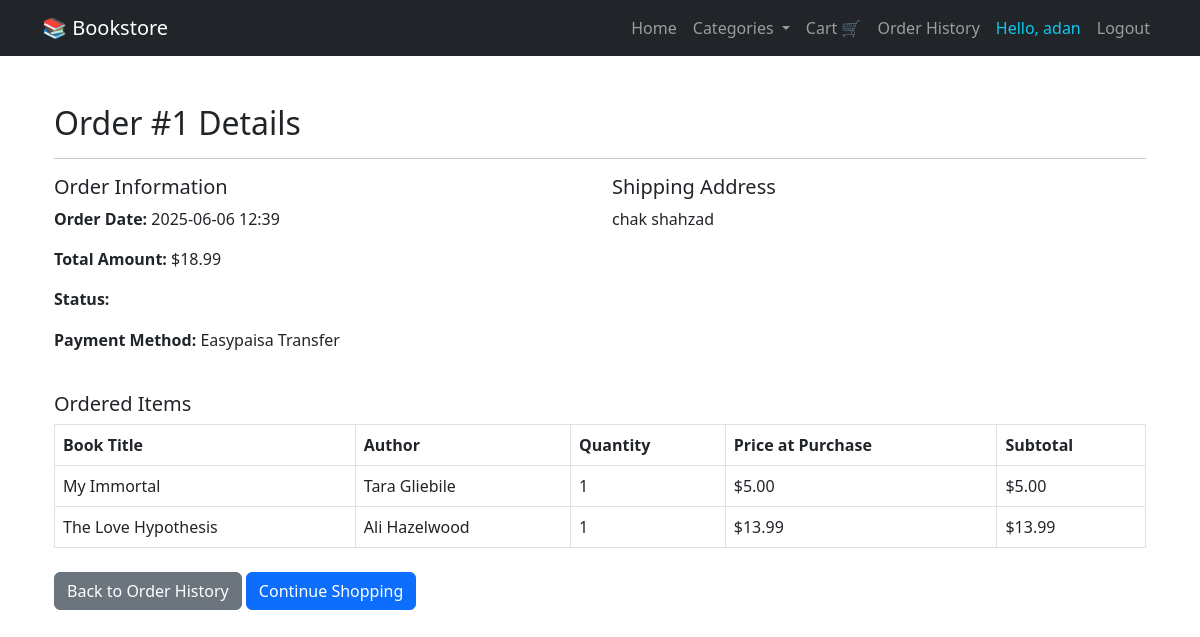
Screenshot of /order_details/1 (signed in) with the database file from the repository.
### app/models.py (models this page shows, shortened)
class User(db.Model, UserMixin):
    id = db.Column(db.Integer, primary_key=True)
    username = db.Column(db.String(150), nullable=False, unique=True)
    email = db.Column(db.String(150), nullable=False, unique=True)
    password = db.Column(db.String(150), nullable=False)
    is_admin = db.Column(db.Boolean, default=False)
    cart_items = db.relationship('CartItem', backref='user', lazy=True)
    orders = db.relationship('Order', backref='user', lazy=True)
    reviews = db.relationship('Review', backref='user', lazy=True)

class Order(db.Model):
    id = db.Column(db.Integer, primary_key=True)
    user_id = db.Column(db.Integer, db.ForeignKey('user.id'), nullable=False)
    order_date = db.Column(db.DateTime, nullable=False, default=datetime.utcnow)
    total_amount = db.Column(db.Float, nullable=False)
    status = db.Column(db.String(50), nullable=False, default='pending')
    shipping_address = db.Column(db.Text, nullable=False)
    payment_method = db.Column(db.String(50), nullable=False) # e.g., 'cash_on_delivery', 'easypaisa_transfer'
    items = db.relationship('OrderItem', backref='order', lazy=True)

class OrderItem(db.Model):
    id = db.Column(db.Integer, primary_key=True)
    order_id = db.Column(db.Integer, db.ForeignKey('order.id'), nullable=False)
    book_id = db.Column(db.Integer, db.ForeignKey('book.id'), nullable=False)
    quantity = db.Column(db.Integer, nullable=False)
    price_at_purchase = db.Column(db.Float, nullable=False)

class Book(db.Model):
    id = db.Column(db.Integer, primary_key=True)
    title = db.Column(db.String(100), nullable=False)
    author = db.Column(db.String(100))
    genre = db.Column(db.String(50))
    price = db.Column(db.Float)
    cart_items = db.relationship('CartItem', backref='book', lazy=True)
    order_items = db.relationship('OrderItem', backref='book', lazy=True)
    reviews = db.relationship('Review', backref='book', lazy=True)

### app/routes.py (the view)
@main.route("/order_details/<int:order_id>")
@login_required
def order_details(order_id):
    order = Order.query.get_or_404(order_id)
    if order.user_id != current_user.id:
        flash('You do not have permission to view this order.', 'danger')
        return redirect(url_for('main.order_history'))
    order_items = OrderItem.query.filter_by(order_id=order.id).all()
    return render_template('order_details.html', title=f'Order #{order.id} Details', order=order, order_items=order_items)

### app/__init__.py (called while the page is built)
def create_app():
    app = Flask(__name__)
    app.config.from_object('config.Config')
    db.init_app(app)
    login_manager.init_app(app)
    bcrypt.init_app(app)
    migrate.init_app(app, db)  # <-- initialize migrate with app and db
    login_manager.login_view = 'auth.login'
    login_manager.login_message_category = 'info'
    from .routes import main
    app.register_blueprint(main)
    from app.models import User  # import User model for login_manager
    @login_manager.user_loader
    def load_user(user_id):
        return User.query.get(int(user_id))
    return app

### app/templates/order_details.html
{% extends "base.html" %}
{% block content %}
    <div class="container mt-5">
        <h2>Order #{{ order.id }} Details</h2>
        <hr>
        <div class="row mb-4">
            <div class="col-md-6">
                <h5>Order Information</h5>
                <p><strong>Order Date:</strong> {{ order.order_date.strftime('%Y-%m-%d %H:%M') }}</p>
                <p><strong>Total Amount:</strong> ${{ "%.2f"|format(order.total_amount) }}</p>
                <p><strong>Status:</strong> <span class="badge badge-{{ 'success' if order.status == 'completed' else 'warning' if order.status == 'pending' else 'info' }}">{{ order.status | replace('_', ' ') | title }}</span></p>
                <p><strong>Payment Method:</strong> {{ order.payment_method | replace('_', ' ') | title }}</p>
            </div>
            <div class="col-md-6">
                <h5>Shipping Address</h5>
                <p>{{ order.shipping_address }}</p>
            </div>
        </div>
        <h5>Ordered Items</h5>
        {% if order_items %}
            <table class="table table-bordered">
                <thead>
                    <tr>
                        <th>Book Title</th>
                        <th>Author</th>
                        <th>Quantity</th>
                        <th>Price at Purchase</th>
                        <th>Subtotal</th>
                    </tr>
                </thead>
                <tbody>
                    {% for item in order_items %}
                    <tr>
                        <td>{{ item.book.title }}</td>
                        <td>{{ item.book.author }}</td>
                        <td>{{ item.quantity }}</td>
                        <td>${{ "%.2f"|format(item.price_at_purchase) }}</td>
                        <td>${{ "%.2f"|format(item.quantity * item.price_at_purchase) }}</td>
                    </tr>
                    {% endfor %}
                </tbody>
            </table>
        {% else %}
            <p>No items found for this order.</p>
        {% endif %}
        <div class="mt-4">
            <a href="{{ url_for('main.order_history') }}" class="btn btn-secondary">Back to Order History</a>
            <a href="{{ url_for('main.home') }}" class="btn btn-primary">Continue Shopping</a>
        </div>
    </div>
{% endblock content %}

### app/templates/base.html (shortened to what this page needs)
<!DOCTYPE html>
<html lang="en">
<head>
  <link href="https://cdn.jsdelivr.net/npm/bootstrap@5.3.0/dist/css/bootstrap.min.css" rel="stylesheet" />
</head>
<body>
  <nav class="navbar navbar-expand-lg navbar-dark bg-dark mb-4">
    <div class="container">
      <a class="navbar-brand" href="{{ url_for('main.home') }}">📚 Bookstore</a>
      <div class="collapse navbar-collapse" id="navbarNav">
        <ul class="navbar-nav ms-auto">
          <li class="nav-item">
            <a class="nav-link" href="{{ url_for('main.home') }}">Home</a>
          </li>
          <li class="nav-item dropdown">
            <a class="nav-link dropdown-toggle" href="#" id="navbarDropdown" role="button" data-bs-toggle="dropdown">
              Categories
            </a>
          </li>
          <li class="nav-item">
            <a class="nav-link" href="{{ url_for('main.cart') }}">Cart 🛒</a>
          </li>
          {% if current_user.is_authenticated %}
            <li class="nav-item">
              <a class="nav-link" href="{{ url_for('main.order_history') }}">Order History</a>
            </li>
            <li class="nav-item">
              <span class="nav-link text-info">Hello, {{ current_user.username }}</span>
            </li>
            <li class="nav-item">
              <a class="nav-link" href="{{ url_for('main.logout') }}">Logout</a>
            </li>
          {% endif %}
        </ul>
      </div>
    </div>
  </nav>
  <div class="container">
    {% block content %}{% endblock %}
  </div>
</body>
</html>

### rows the page displays
User: username "adan"
Order: id "1", order_date "2025-06-06 12:39", total_amount "18.99", payment_method "Easypaisa Transfer", shipping_address "chak shahzad"
OrderItem: book "My Immortal", book.author "Tara Gliebile", quantity "1", price_at_purchase "5.00", item.quantity*item.price_at_purchase "5.00"
OrderItem: book "The Love Hypothesis", book.author "Ali Hazelwood", quantity "1", price_at_purchase "13.99", item.quantity*item.price_at_purchase "13.99"
